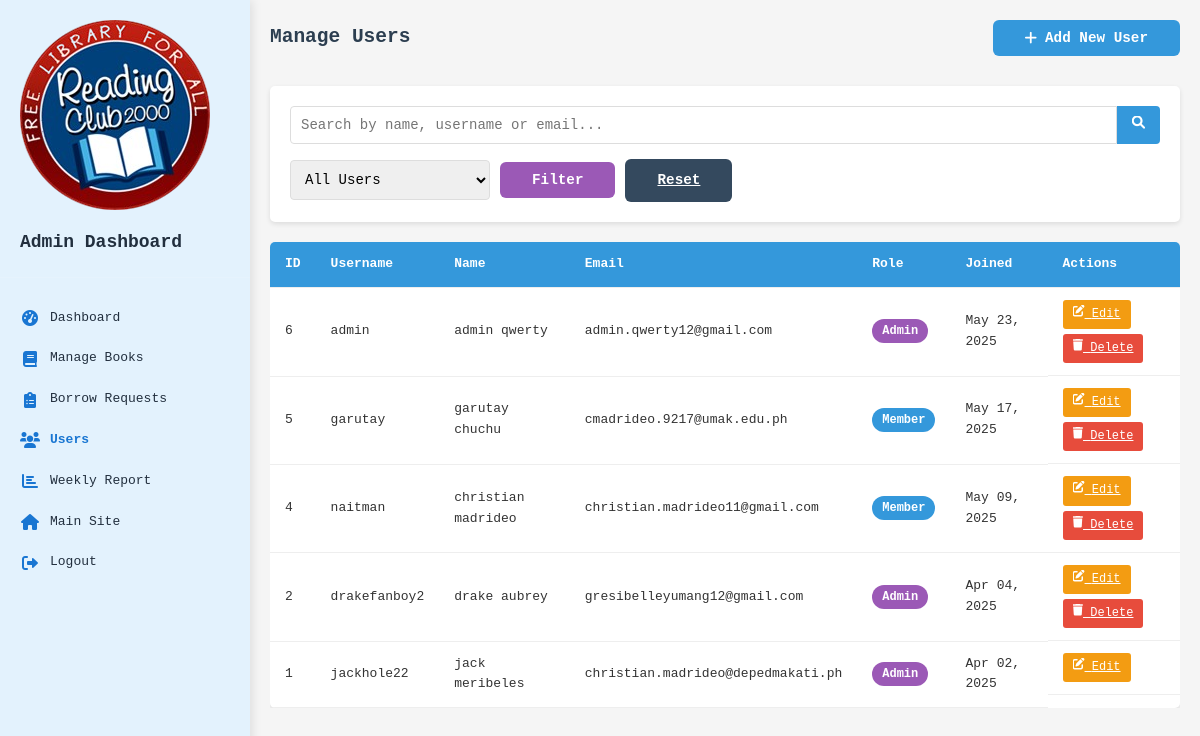
/admin_users.php (signed in), run on the app's committed database.
### tables this page shows
CREATE TABLE `users` (
  `id` int(11) NOT NULL,
  `username` varchar(50) NOT NULL,
  `email` varchar(100) NOT NULL,
  `password` varchar(255) NOT NULL,
  `first_name` varchar(50) NOT NULL,
  `last_name` varchar(50) NOT NULL,
  `phone` varchar(20) DEFAULT NULL,
  `address` text DEFAULT NULL,
  `created_at` timestamp NOT NULL DEFAULT current_timestamp(),
  `updated_at` timestamp NOT NULL DEFAULT current_timestamp() ON UPDATE current_timestamp(),
  `is_admin` tinyint(1) DEFAULT 0,
  `reset_token` varchar(255) DEFAULT NULL,
  `reset_expires` datetime DEFAULT NULL
);

### admin_users.php (the view, shortened to what this page needs)
<?php
require_once 'config.php';
$search = isset($_GET['search']) ? sanitizeInput($_GET['search']) : '';
$query = "SELECT * FROM users WHERE 1=1";
$params = [];
$query .= " ORDER BY created_at DESC";
$stmt = $pdo->prepare($query);
$stmt->execute($params);
$users = $stmt->fetchAll(PDO::FETCH_ASSOC);
?>
<!DOCTYPE html>
<html lang="en">
<head>
    <link rel="stylesheet" href="assets/css/admin.css">
    <link rel="stylesheet" href="assets/css/admin2.css">
    <link rel="stylesheet" href="https://cdnjs.cloudflare.com/ajax/libs/font-awesome/6.0.0-beta3/css/all.min.css">
</head>
<body>
    <nav class="admin-navbar">
        <div class="logo">
            <img src="assets/img/Logo5.png" alt="Reading Club Logo">
            <h1>Admin Dashboard</h1>
        </div>
        <ul class="nav-links">
            <li><a href="admin.php"><i class="fas fa-tachometer-alt"></i> Dashboard</a></li>
            <li><a href="admin_books.php"><i class="fas fa-book"></i> Manage Books</a></li>
            <li><a href="admin_requests.php"><i class="fas fa-clipboard-list"></i> Borrow Requests</a></li>
            <li><a href="admin_users.php" class="active"><i class="fas fa-users"></i> Users</a></li>
            <li><a href="admin_report.php"><i class="fas fa-chart-bar"></i> Weekly Report</a></li>
            <li><a href="home.php"><i class="fas fa-home"></i> Main Site</a></li>
            <li><a href="admin_only.php"><i class="fas fa-sign-out-alt"></i> Logout</a></li>
        </ul>
    </nav>
    <div class="admin-container">
        <div class="admin-header">
            <h2>Manage Users</h2>
            <button id="addUserBtn" class="btn btn-primary"><i class="fas fa-plus"></i> Add New User</button>
        </div>
        <div class="search-filter">
            <form action="admin_users.php" method="GET">
                <div class="search-bar">
                    <input type="text" name="search" placeholder="Search by name, username or email..." value="<?php echo $search; ?>">
                    <button type="submit"><i class="fas fa-search"></i></button>
                </div>
                <div class="filter-options">
                    <select name="role">
                        <option value="">All Users</option>
                    </select>
                    <button type="submit" class="btn filter-btn">Filter</button>
                    <a href="admin_users.php" class="btn reset-btn">Reset</a>
                </div>
            </form>
        </div>
        <div class="table-responsive">
            <table class="admin-table">
                <thead>
                    <tr>
                        <th>ID</th>
                        <th>Username</th>
                        <th>Name</th>
                        <th>Email</th>
                        <th>Role</th>
                        <th>Joined</th>
                        <th>Actions</th>
                    </tr>
                </thead>
                <tbody>
                    <?php if (count($users) > 0): ?>
                        <?php foreach ($users as $user): ?>
                            <tr>
                                <td><?php echo $user['id']; ?></td>
                                <td><?php echo $user['username']; ?></td>
                                <td><?php echo $user['first_name'] . ' ' . $user['last_name']; ?></td>
                                <td><?php echo $user['email']; ?></td>
                                <td>
                                    <span class="role-badge role-<?php echo ($user['is_admin'] ? 'admin' : 'member'); ?>">
                                        <?php echo ($user['is_admin'] ? 'Admin' : 'Member'); ?>
                                    </span>
                                </td>
                                <td><?php echo date('M d, Y', strtotime($user['created_at'])); ?></td>
                                <td class="action-buttons">
                                    <a href="admin_edit_user.php?id=<?php echo $user['id']; ?>" class="btn-small btn-edit"><i class="fas fa-edit"></i> Edit</a>
                                    <?php if ($user['id'] != $_SESSION['user_id']): ?>
                                        <a href="#" class="btn-small btn-delete" data-id="<?php echo $user['id']; ?>" data-username="<?php echo $user['username']; ?>"><i class="fas fa-trash"></i> Delete</a>
                                    <?php endif; ?>
                                </td>
                            </tr>
                        <?php endforeach; ?>
                    <?php else: ?>
                        <tr>
                            <td colspan="7" class="no-results">No users found matching your criteria.</td>
                        </tr>
                    <?php endif; ?>
                </tbody>
            </table>
        </div>
    </div>
</body>
</html>

### assets/css/admin.css (style rules this page uses)
* { font-family: monospace; }
body { overflow-y: auto; overflow-x: hidden; font-family: monospace; margin: 0; padding: 0; background-color: #f5f5f5; color: #333; line-height: 1.6; }
.admin-container { margin-left: 250px; padding: 20px; transition: margin-left 0.3s; }
.admin-header { display: flex; justify-content: space-between; align-items: center; margin-bottom: 30px; }
.admin-header h2 { color: #2c3e50; margin: 0; }
.btn { padding: 10px 15px; border: none; border-radius: 4px; cursor: pointer; font-size: 14px; font-weight: 600; transition: all 0.3s ease; display: inline-flex; align-items: center; gap: 8px; }
.btn-primary { background-color: #3498db; color: white; }
.btn-small { padding: 5px 10px; font-size: 12px; border-radius: 3px; }
.btn-edit { background-color: #f39c12; color: white; }
.btn-delete { background-color: #e74c3c; color: white; }
.filter-btn { background-color: #9b59b6; color: white; }
.reset-btn { background-color: #34495e; color: white; }
.admin-navbar { background-color: #e3f2fd; color: #222f3e; position: fixed; top: 0; left: 0; width: 250px; height: 100%; padding: 20px 0; box-shadow: 2px 0 10px rgba(0, 0, 0, 0.1); z-index: 1000; transition: width 0.3s; }
.admin-navbar .logo { padding: 0 20px 20px; border-bottom: 1px solid rgba(255, 255, 255, 0.1); margin-bottom: 20px; }
.admin-navbar .logo img { max-width: 100%; height: auto; margin-bottom: 10px; }
.admin-navbar .logo h1 { font-size: 18px; margin: 0; color: #222f3e; }
.admin-navbar .nav-links { list-style: none; padding: 0; margin: 0; }
.admin-navbar .nav-links li { padding: 10px 20px; transition: background-color 0.3s; }
.admin-navbar .nav-links li a { color: #222f3e; text-decoration: none; display: flex; align-items: center; gap: 10px; }
.admin-navbar .nav-links li a i { width: 20px; text-align: center; color: #1976d2; }
.admin-navbar .nav-links li a.active { color: #1976d2; font-weight: 600; }
.search-filter { background-color: white; padding: 20px; border-radius: 5px; box-shadow: 0 2px 5px rgba(0, 0, 0, 0.1); margin-bottom: 20px; }
.search-bar { display: flex; margin-bottom: 15px; }
.search-bar input { flex: 1; padding: 10px; border: 1px solid #ddd; border-radius: 4px 0 0 4px; font-size: 14px; }
.search-bar button { padding: 10px 15px; background-color: #3498db; color: white; border: none; border-radius: 0 4px 4px 0; cursor: pointer; }
.filter-options { display: flex; gap: 10px; align-items: center; }
.filter-options select { padding: 10px; border: 1px solid #ddd; border-radius: 4px; font-size: 14px; flex: 1; max-width: 200px; }
.table-responsive { overflow-x: auto; }
.admin-table { width: 100%; border-collapse: collapse; background-color: white; box-shadow: 0 2px 5px rgba(0, 0, 0, 0.1); border-radius: 5px; overflow: hidden; }
.admin-table th, .admin-table td { padding: 12px 15px; text-align: left; border-bottom: 1px solid #eee; }
.admin-table th { background-color: #3498db; color: white; font-weight: 600; }
.action-buttons { display: flex; gap: 5px; flex-wrap: wrap; }
.role-badge { padding: 5px 10px; border-radius: 20px; font-size: 12px; font-weight: 600; }
.role-admin { background-color: #9b59b6; color: white; }
.role-member { background-color: #3498db; color: white; }

### assets/css/admin2.css (style rules this page uses)
html, body { overflow-y: scroll; scrollbar-width: none; }
* { font-family: monospace; overflow-x: hidden; overflow-y: auto; }

### admin_users.php (style rules this page uses)
.btn { color: #fff; border: none; border-radius: 6px; padding: 10px 32px; font-size: 1.1rem; cursor: pointer; transition: opacity 0.2s; }

### data on the page
users: id "6", username "admin", first_name "admin", last_name "qwerty", email "admin.qwerty12@gmail.com", is_admin "Admin", created_at "May 23, 2025"
users: id "5", username "garutay", first_name "garutay", last_name "chuchu", email "cmadrideo.9217@umak.edu.ph", is_admin "Member", created_at "May 17, 2025"
users: id "4", username "naitman", first_name "christian", last_name "madrideo", email "christian.madrideo11@gmail.com", is_admin "Member", created_at "May 09, 2025"
users: id "2", username "drakefanboy2", first_name "drake", last_name "aubrey", email "gresibelleyumang12@gmail.com", is_admin "Admin", created_at "Apr 04, 2025"
users: id "1", username "jackhole22", first_name "jack", last_name "meribeles", email "christian.madrideo@depedmakati.ph", is_admin "Admin", created_at "Apr 02, 2025"
